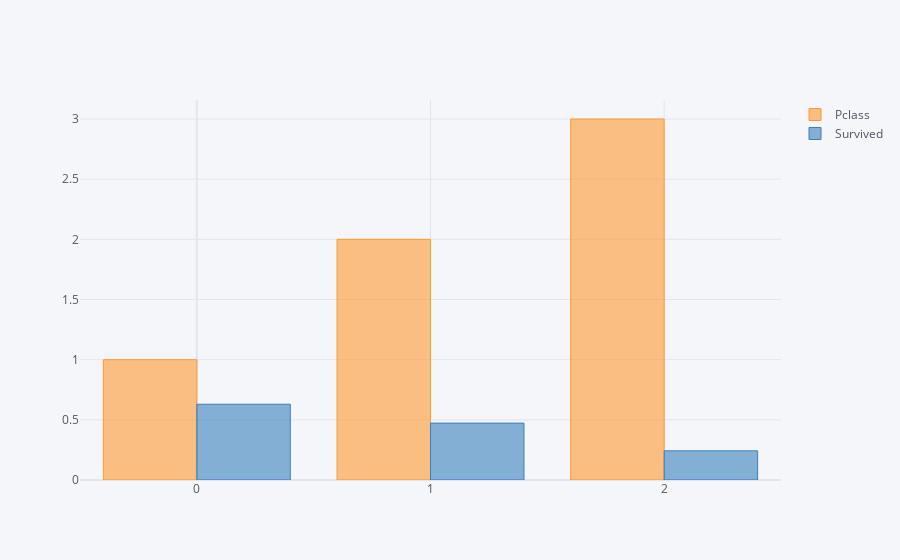

The notebook cell saved with this chart:
### Code cell
train[['Pclass', 'Survived']].groupby(['Pclass'], as_index=False).mean().iplot(kind='bar')

### Figure 1 — Plotly figure (JSON) as saved in the notebook; plotly's stock layout.template omitted (floating-point values rounded to 4 significant figures)
{"data": [{"marker": {"color": "rgba(255, 153, 51, 0.6)", "line": {"color": "rgba(255, 153, 51, 1.0)", "width": 1}}, "name": "Pclass", "orientation": "v", "text": "", "type": "bar", "x": [0, 1, 2], "y": [1, 2, 3]}, {"marker": {"color": "rgba(55, 128, 191, 0.6)", "line": {"color": "rgba(55, 128, 191, 1.0)", "width": 1}}, "name": "Survived", "orientation": "v", "text": "", "type": "bar", "x": [0, 1, 2], "y": [0.6296, 0.4728, 0.2424]}], "layout": {"legend": {"bgcolor": "#F5F6F9", "font": {"color": "#4D5663"}}, "paper_bgcolor": "#F5F6F9", "plot_bgcolor": "#F5F6F9", "title": {"font": {"color": "#4D5663"}}, "xaxis": {"gridcolor": "#E1E5ED", "showgrid": true, "tickfont": {"color": "#4D5663"}, "title": {"font": {"color": "#4D5663"}, "text": ""}, "zerolinecolor": "#E1E5ED"}, "yaxis": {"gridcolor": "#E1E5ED", "showgrid": true, "tickfont": {"color": "#4D5663"}, "title": {"font": {"color": "#4D5663"}, "text": ""}, "zerolinecolor": "#E1E5ED"}}}
